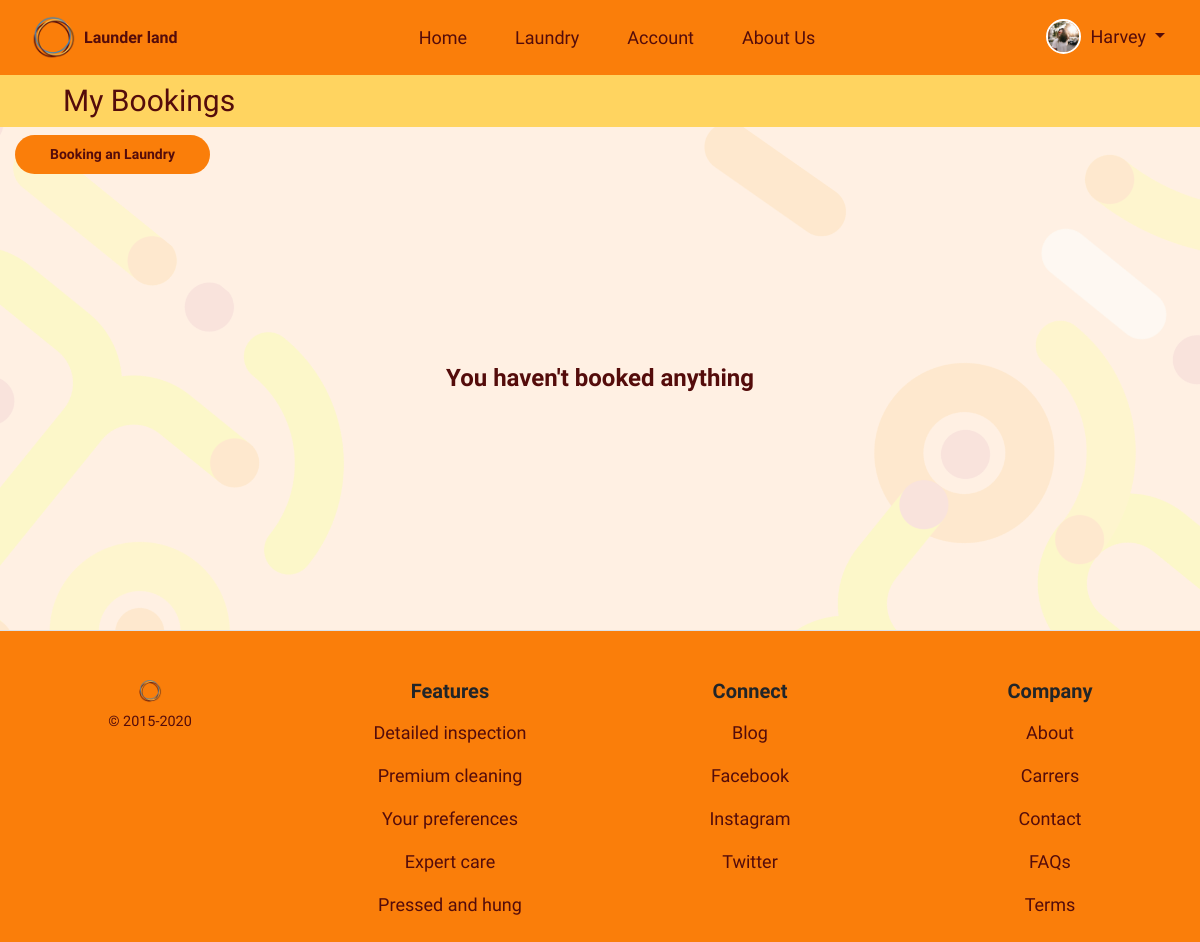
Before: /laundry/mybookings/ (signed in) with the older database file.
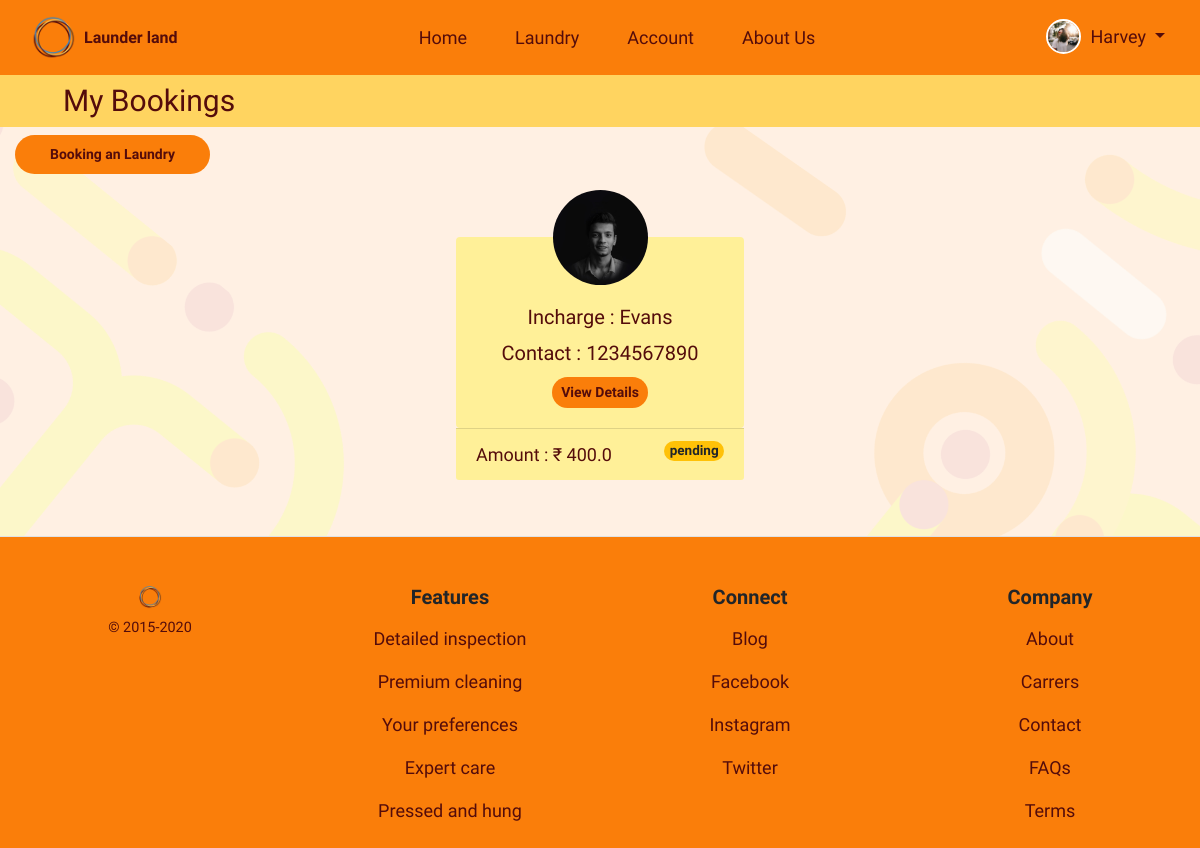
After: the same page with the newer database file.
### laundry/models.py (models this page shows, shortened)
class Booking(models.Model):
    cust_id = models.ForeignKey(
        User, on_delete=models.CASCADE, related_name="cid")
    assigned_staff = models.ForeignKey(User, on_delete=models.CASCADE)
    services = models.ForeignKey(Service, on_delete=models.SET_NULL, null=True)
    sub_service = models.ForeignKey(
        Subservice, on_delete=models.SET_NULL, null=True)
    quantity = models.PositiveIntegerField()
    amount = models.FloatField(null=True, blank=True)
    delivery_choice = (('pickup', 'Pickup (Self)'), ('door-step', 'Door Step'))
    delivery_type = models.CharField(choices=delivery_choice, max_length=30)
    status_choice = (('pending', 'Pending'), ('pickedup', 'Picked Up'), ('canceled', 'Canceled'),
                     ('ready', 'Ready'), ('delivered', 'Delivered'))
    status = models.CharField(max_length=20, choices=status_choice,
                              default=status_choice[0][0])
    booked_on = models.DateTimeField(auto_now_add=True)
    class Meta:
        verbose_name = 'Booking'
        verbose_name_plural = 'Bookings'

### usermodule/models.py (models this page shows, shortened)
class User(AbstractUser):
    username = None
    mobile = models.CharField(unique=True, max_length=10)
    email = models.EmailField(unique=True)
    first_name = models.CharField(max_length=15)
    profile_pic = models.ImageField(default="profile.png", blank=True)
    gender_choice = (('Male', 'Male'), ('Female', 'Female'),
                     ('Other', 'Other'))
    gender = models.CharField(max_length=7, choices=gender_choice)
    user_type_choice = ((1, 'Owner'), (2, 'Staff'), (3, 'Customer'))
    user_type = models.PositiveSmallIntegerField(
        choices=user_type_choice)
    staff_status = models.BooleanField(default=False)
    address = models.CharField(max_length=100)
    street = models.CharField(max_length=50)
    city = models.CharField(max_length=50)
    state = models.CharField(max_length=50)
    pincode = models.CharField(max_length=6)
    creation_date = models.DateTimeField(auto_now_add=True)
    objects = UserManager()
    USERNAME_FIELD = 'mobile'
    REQUIRED_FIELDS = ['first_name']
    class Meta:
        verbose_name = 'User'
        verbose_name_plural = 'Users'

### usermodule/decorators.py (the view)
    def wrap(request, *args, **kwargs):
        if request.user.is_authenticated:
            if request.user.user_type == 3:
                return function(request, *args, **kwargs)
            else:
                messages.warning(request, 'Signin using Customer Account')
                return redirect(redirect('usermodule:signin').url+'?next='+request.path)
        else:
            return redirect(redirect('usermodule:signin').url+'?next='+request.path)

### laundry/views.py (called while the page is built)
@user_is_customer
def Mybookings(request):
    bookings = Booking.objects.filter(
        cust_id=request.user.id).order_by('booked_on').reverse()
    return render(request, 'laundry/booking_list.html', {'bookings': bookings})

### templates/laundry/booking_list.html (shortened to what this page needs)
{% extends 'base_layout.html' %}
{% load static %}
{% load crispy_forms_tags %}
{% block content %}
<body id="booking">
    <article class="bg_light_orange_2 container-fluid py-2">
        <section class="pr-md-auto pl-md-5 text-center text-md-left">
            <h3 class="brown mb-0 clamp_size_header">My Bookings</h3>
        </section>
    </article>
    <article class="container-fluid my-2">
        <a href="{% url 'laundry:booking'%}"
            class="btn btn-sm col-lg-2 col-md-3 col-sm-4 brown nav-link btn-cust bg_orange_1 bold rounded-pill my-2">Booking&nbsp;an&nbsp;Laundry</a>
        {% if bookings %}
        <div class="row d-flex justify-content-center">
            {% for book in bookings %}
            <section class="card card-cust bg-transparent border-0 m-2" style="width: 18rem;">
                <div class="mx-auto img_body d-flex d-non">
                    <img src="{{ book.assigned_staff.profile_pic.url }}" class="rounded-circle mb-n5 d-non" width="95"
                        alt="{{ book.assigned_staff.first_name }} image" style="z-index:500">
                </div>
                <div class="card-body bg_light_orange_1 text-center brown rounded">
                    <h5 class="card-title pt-5">Incharge : {{ book.assigned_staff.first_name }}</h5>
                    <h5 class="card-title">Contact : {{ book.assigned_staff.mobile }}</h5>
                    <a href="{% url 'laundry:booking_details' book.id %}"
                        class="btn btn-cust btn-sm bg_orange_1 rounded-pill brown bold">View
                        Details</a>
                </div>
                <div class="card-footer bg_light_orange_1 brown">
                    <span class="">Amount : &#x20B9; {{ book.amount|default:"----" }}</span>
                    <span class="badge float-right rounded-pill mb-0
                    {% if book.status == 'delivered' %}
                    badge-success
                    {% elif book.status == 'ready' %}
                    badge-info
                    {% elif book.status == 'pickedup' %}
                    badge-primary
                    {% elif book.status == 'pending' %}
                    badge-warning
                    {% elif book.status == 'canceled' %}
                    badge-danger
                    {% endif %}
                    ">{{ book.status }}</span>
                </div>
            </section>
            {% endfor %}
            {% else %}
            <div class="row d-flex justify-content-center align-items-center" style="height: 50vh;">
                <h4 class="bold brown"> You haven't booked anything</h4>
                {% endif %}
            </div>
    </article>
</body>
{% endblock %}

Changed rows visible on the page:
added Booking: assigned_staff.profile_pic (picture), assigned_staff.first_name "Evans", assigned_staff.mobile "1234567890", amount "400.0", status "pending"
Other visible differences:
text no longer shown: "You haven't booked anything"
